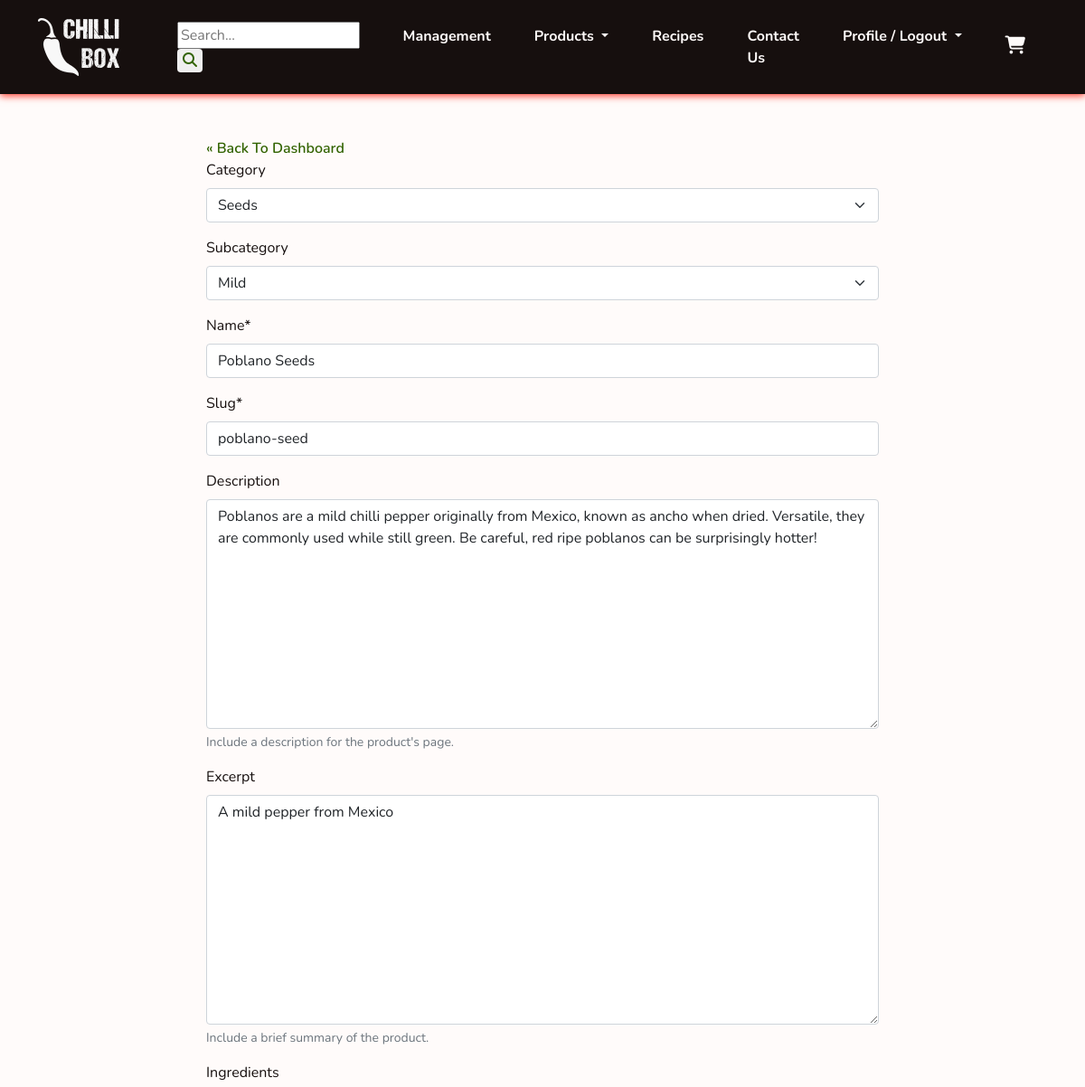
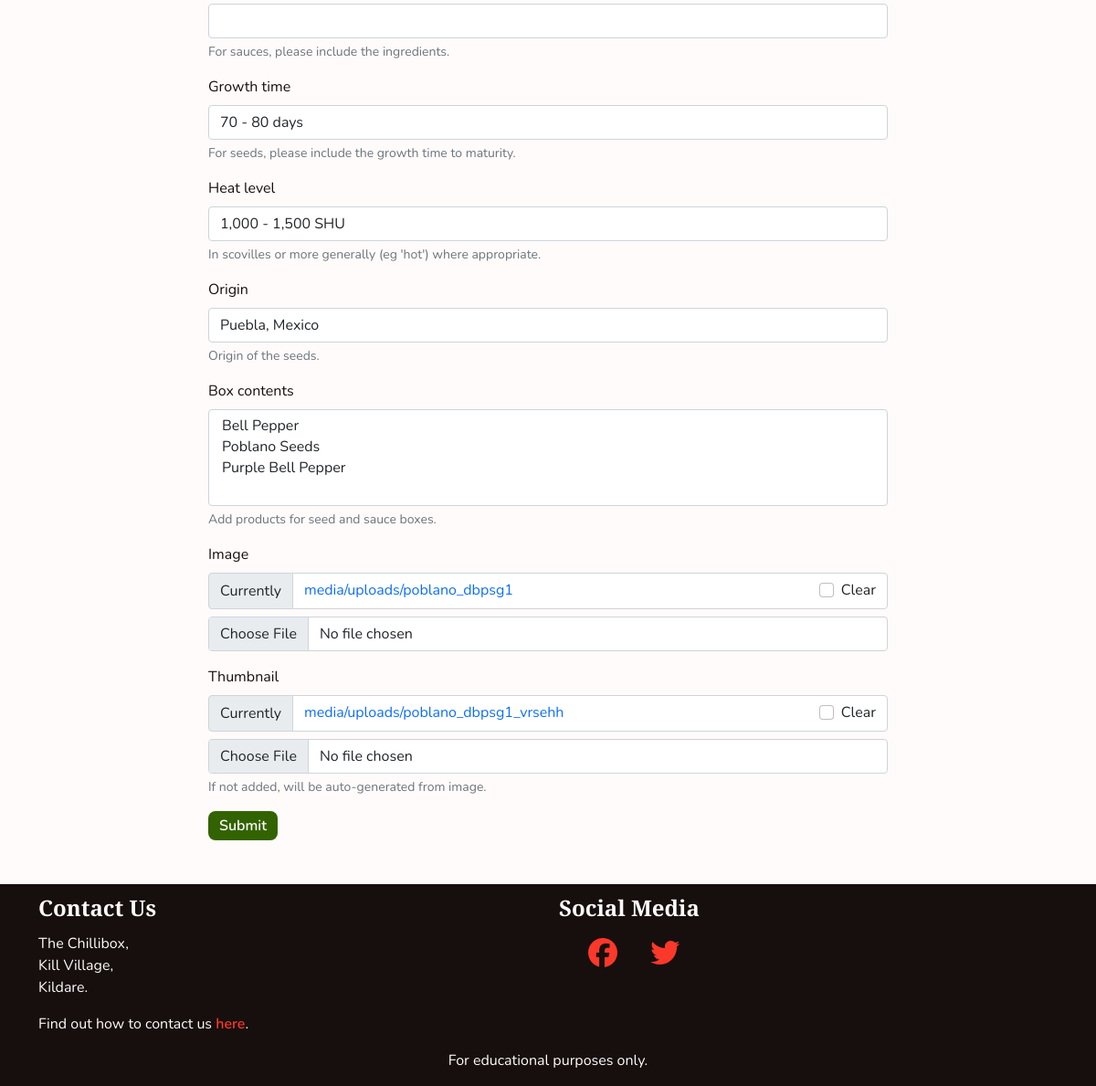
/management/edit_product/1 (signed in), run on the app's committed database (2 pictures, top to bottom).
### products/models.py (models this page shows, shortened)
class Product(models.Model):
    category = models.ForeignKey(Category, on_delete=models.SET_NULL,
                                 null=True, blank=True, related_name='product')
    subcategory = models.CharField(max_length=8, choices=SUBCATEGORIES,
                                   blank=True)
    name = models.CharField(max_length=255)
    slug = models.SlugField()
    description = models.TextField(null=True, blank=True,
                                   help_text='Include a description for the \
                                   product\'s page.')
    excerpt = models.TextField(null=True, blank=True, help_text='Include a \
                               brief summary of the product.')
    ingredients = models.CharField(max_length=140, null=True, blank=True,
                                   help_text='For sauces, please include the \
                                   ingredients.')
    growth_time = models.CharField(max_length=140, null=True, blank=True,
                                   help_text='For seeds, please include the \
                                   growth time to maturity.')
    heat_level = models.CharField(max_length=140, null=True, blank=True,
                                  help_text='In scovilles or more generally \
                                  (eg \'hot\') where appropriate.')
    origin = models.CharField(max_length=80, null=True, blank=True,
                              help_text='Origin of the seeds.')
    box_contents = models.ManyToManyField('self', blank=True, help_text='Add \
                                          products for seed and sauce boxes.')
    image = models.ImageField(upload_to='uploads/', null=True, blank=True)
    thumbnail = models.ImageField(upload_to='uploads/', null=True, blank=True,
                                  help_text='If not added, will be \
                                  auto-generated from image.')
    added_on = models.DateField(auto_now_add=True)
    class Meta:
        ordering = ('name',)
        get_latest_by = ('added_on',)
    def __str__(self):
        return self.name

class Category(models.Model):
    name = models.CharField(max_length=255)
    slug = models.SlugField()
    class Meta:
        ordering = ('name',)
        verbose_name_plural = 'Categories'
    def __str__(self):
        return self.name

### management/views.py (the view)
# urls.py: path('edit_product/<pk>', views.EditProduct.as_view(),
class EditProduct(StaffRequiredMixin, SuccessMessageMixin, UpdateView):
    model = Product
    fields = '__all__'
    template_name = 'management/dashboard_form.html'
    success_url = '/management/'
    success_message = '%(name)s was updated'

### cart/contexts.py (called while the page is built, shortened)
def cart_contents(request):
    cart_items = []
    total = 0
    product_count = 0
    cart = request.session.get('cart', {})
    if total < settings.FREE_DELIVERY_THRESHOLD:
        delivery = Decimal(settings.STANDARD_DELIVERY_COST)
        free_delivery_delta = settings.FREE_DELIVERY_THRESHOLD - total
    else:
        delivery = 0
        free_delivery_delta = 0
    grand_total = delivery + total
    context = {
        'cart_items': cart_items,
        'total': total,
        'product_count': product_count,
        'delivery': delivery,
        'free_delivery_delta': free_delivery_delta,
        'free_delivery_threshold': settings.FREE_DELIVERY_THRESHOLD,
        'grand_total': grand_total,
    }
    return context

### management/mixins.py (called while the page is built)
    def test_func(self):
        return self.request.user.is_staff

### management/templates/management/dashboard_form.html (shortened to what this page needs)
{% extends 'base.html' %}
{% load crispy_forms_tags %}
{% load cloudinary %}
{% block content %}
<section class="container-md">
    <div class="col-md-8 mx-auto">
        <a class="chilli-link" href="{% url 'management:dashboard' %}">&laquo; Back To Dashboard</a>
        <form enctype="multipart/form-data" method="POST">
            {{ form|crispy}}
            <button class="chilli-btn chilli-go" type="submit">Submit</button>
        </form>
    </div>
</section>
{% endblock %}

### static/css/style.css (style rules this page uses)
:root { --site-white: #fffbfa; --site-black: #160f0e; --site-grey: #6b6363; --site-red: #fc382a; --site-dark-red:#bd0000; --site-green: #568729; --site-dark-green: #326300; --site-text-bg: rgba(49, 99, 0, 0.2); --site-car-bg: rgba(245, 241, 238, 0.61); }
html { height: 100%; }
section { max-width: 2550px; }
body { font-family: "Nunito", sans-serif; color: var(--site-black); font-size: 1rem; background: var(--site-white); }
button { border: none; }
a { text-decoration: none; }
.chilli-link { font-weight: 600; color: var(--site-dark-green); transition: all 0.2s linear; }
.chilli-btn { padding: 0.25em 0.75em; font-weight: 600; color: var(--site-white); background-color: var(--site-black); border-radius: 8px; transition: all 0.2s linear; }
.chilli-go { background-color: var(--site-dark-green); }

### data on the page
Product: category "Seeds", subcategory "Mild", slug "poblano-seed", description "Poblanos are a mild chilli pepper originally from Mexico, known as ancho when dried. Versatile, they are commonly used while still green. Be careful, red ripe poblanos can be surprisingly hotter!", excerpt "A mild pepper from Mexico", growth_time "70 - 80 days", heat_level "1,000 - 1,500 SHU", origin "Puebla, Mexico"
Category: name "Poblano Seeds"
